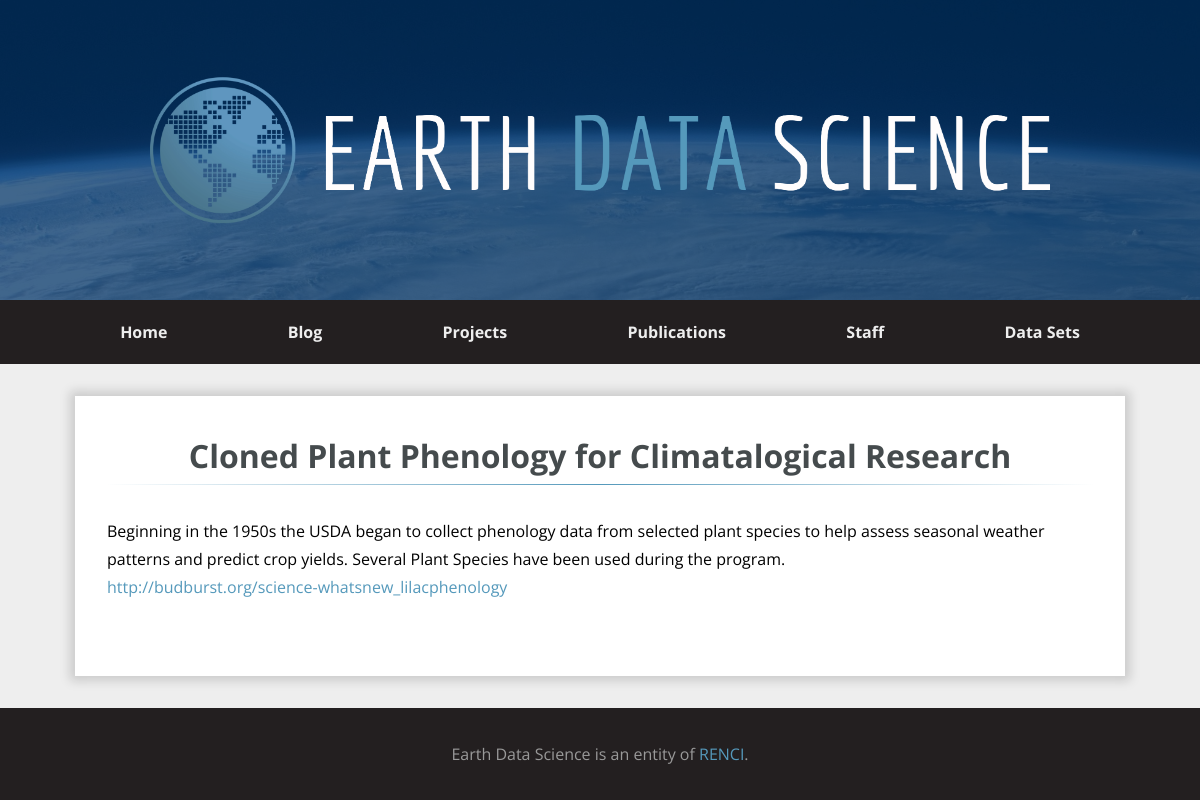
The app's page /datasets/1 with its own data.
### content/datasets/models.py (models this page shows, shortened)
class DataSet(models.Model):
    title = models.CharField(max_length=127, blank=False)
    description = models.TextField()
    link =  models.CharField(max_length=127, blank=True)
    class Meta:
        ordering = ('title',)

### content/datasets/views.py (the view)
# urls.py: path('<int:dataset_id>', views.detail, name='detail'),
def detail(request, dataset_id):
    dataset = get_object_or_404(DataSet, id=dataset_id)
    context = {
        'page_title': dataset.title,
        'dataset': dataset
    }
    return render(request, 'datasets/detail.html', context)

### templates/datasets/detail.html
{% extends 'no_sidebar.html' %}
{% block content %}
    <h1 class="page-title">{{ dataset.title }}</h1>
    <div>
        {{ dataset.description }}
    </div>
    <div>
        <a href="{{ dataset.link }}">{{ dataset.link }}</a>
    </div>
{% endblock content %}

### static-assets/css/style.css (style rules this page uses)
body::after { content: ''; background-color: #231f20; position: fixed; left: 0; top: 0; width: 0; height: 0; z-index: 1; opacity: 0; transition: opacity 1000ms; }
*, *::before, *::after { box-sizing: border-box; }
body { font-family: "Open Sans", sans-serif; margin: 0; line-height: 1.75; display: flex; min-height: 100vh; flex-direction: column; background-color: #eee; }
h1, h2, h3, h4, h5, h6 { margin: 0; color: #454B4D; }
a, a:hover, a:visited, a:hover { text-decoration: none; color: #59b; }
.page-title { font-family: "Open Sans", sans-serif; text-align: center; border-image-slice: 1; border-image-source: -webkit-linear-gradient(right, #fff, #59b, #fff); border-image-source: -o-linear-gradient(right, #fff, #59b, #fff); border-image-source: linear-gradient(right, #fff, #59b, #fff); border-bottom: 1px solid #ccc; position: relative; padding: 0 1rem; margin-bottom: 2rem; z-index: 0; display: inline; }

### records on screen
DataSet: title "Cloned Plant Phenology for Climatalogical Research", description "Beginning in the 1950s the USDA began to collect phenology data from selected plant species to help assess seasonal weather patterns and predict crop yields. Several Plant Species have been used during the program.", link "http://budburst.org/science-whatsnew_lilacphenology"
